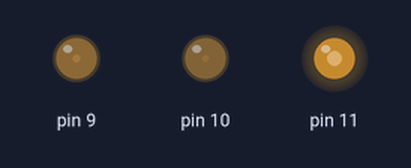
The sketch below on a simulated Arduino Uno, built with avr-gcc and run on an emulated ATmega328P. Parts: output pins drawn as LEDs (lit = HIGH).

Above: at 0.1 s.
Timing chart, 0 to 1.6 s (numbered marks = the images above):
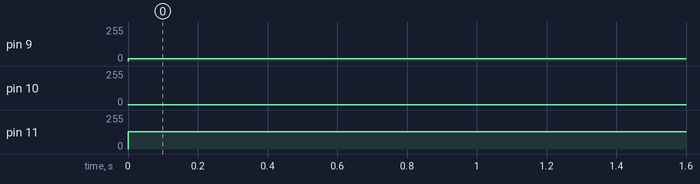

The sketch:

problem2.ino
```cpp
void setup() {
  pinMode(9, OUTPUT);
  pinMode(10, OUTPUT);
  pinMode(11, OUTPUT);
}

void loop() {
  analogWrite(11, 128);
  analogWrite(10, 2);
  analogWrite(9, 16);
}
```

Measured:
- by itself, pin 9: 0/255 → 16/255 at 0.00 s
- by itself, pin 10: 0/255 → 2/255 at 0.00 s
- by itself, pin 11: 0/255 → 128/255 at 0.00 s
